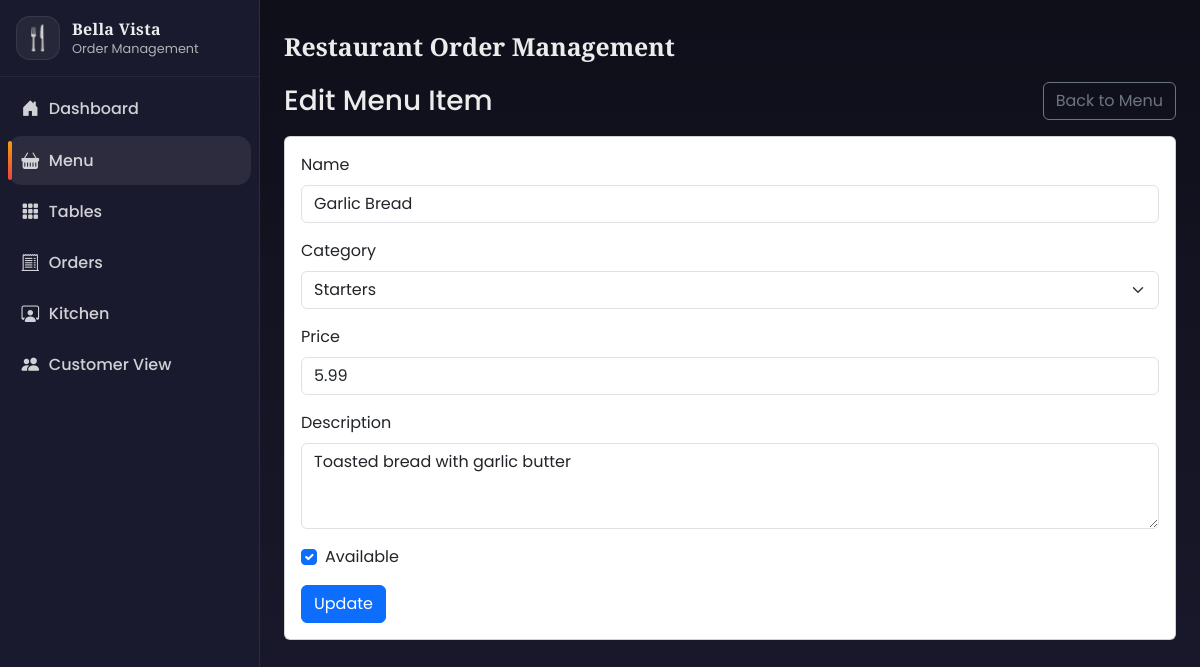
The page /menu/edit/2 on the database its author committed.
### models.py (models this page shows, shortened)
class MenuItem(db.Model):
    __tablename__ = "menu_item"
    id = db.Column(db.Integer, primary_key=True)
    name = db.Column(db.String(150), nullable=False)
    price = db.Column(db.Numeric(10, 2), nullable=False, default=Decimal("0.00"))
    description = db.Column(db.Text, nullable=True)
    category_id = db.Column(db.Integer, db.ForeignKey("category.id"), nullable=False)
    is_available = db.Column(db.Boolean, nullable=False, default=True)
    category = db.relationship("Category", back_populates="menu_items")
    order_items = db.relationship("OrderItem", back_populates="menu_item", cascade="all, delete-orphan")

class Category(db.Model):
    __tablename__ = "category"
    id = db.Column(db.Integer, primary_key=True)
    name = db.Column(db.String(100), unique=True, nullable=False)
    menu_items = db.relationship("MenuItem", back_populates="category", cascade="all, delete-orphan")

### app.py (the view, shortened to what this page needs)
@app.route("/menu/edit/<int:item_id>", methods=["GET", "POST"])
def menu_edit(item_id: int):
    item = MenuItem.query.get_or_404(item_id)
    categories = Category.query.order_by(Category.id).all()
    return render_template("menu_edit.html", item=item, categories=categories)

### app.py (called while the page is built)
@app.context_processor
def _jinja_helpers():
    return {"status_badge_class": status_badge_class}

### templates/menu_edit.html (shortened to what this page needs)
{% extends "base.html" %}
{% block content %}
  <div class="d-flex align-items-center justify-content-between mb-3">
    <h1 class="h3 mb-0">Edit Menu Item</h1>
    <a class="btn btn-outline-secondary" href="{{ url_for('menu') }}">Back to Menu</a>
  </div>
  <div class="card">
    <div class="card-body">
      <form method="post">
        <div class="mb-3">
          <label class="form-label" for="name">Name</label>
          <input id="name" name="name" type="text" class="form-control" value="{{ item.name }}" required />
        </div>
        <div class="mb-3">
          <label class="form-label" for="category_id">Category</label>
          <select id="category_id" name="category_id" class="form-select" required>
            {% for c in categories %}
              <option value="{{ c.id }}" {% if c.id == item.category_id %}selected{% endif %}>{{ c.name }}</option>
            {% endfor %}
          </select>
        </div>
        <div class="mb-3">
          <label class="form-label" for="price">Price</label>
          <input id="price" name="price" type="number" step="0.01" class="form-control" value="{{ item.price }}" required />
        </div>
        <div class="mb-3">
          <label class="form-label" for="description">Description</label>
          <textarea id="description" name="description" class="form-control" rows="3">{{ item.description or '' }}</textarea>
        </div>
        <div class="form-check mb-3">
          <input id="is_available" name="is_available" class="form-check-input" type="checkbox" {% if item.is_available %}checked{% endif %} />
          <label class="form-check-label" for="is_available">Available</label>
        </div>
        <button type="submit" class="btn btn-primary">Update</button>
      </form>
    </div>
  </div>
{% endblock %}

### static/style.css (style rules this page uses)
:root { --sidebar-width: 260px; --bg-0: #0f0f1a; --bg-1: #1a1a2e; --sidebar: #1a1a2e; --text: rgba(255, 255, 255, 0.92); --muted: rgba(255, 255, 255, 0.65); --muted-2: rgba(255, 255, 255, 0.4); --gold-0: #f59e0b; --gold-1: #ef4444; --glass: rgba(255, 255, 255, 0.05); --glass-border: rgba(255, 255, 255, 0.1); }
html, body { height: 100%; }
body { background: linear-gradient(180deg, var(--bg-0), var(--bg-1)); color: var(--text); font-family: Poppins, system-ui, -apple-system, Segoe UI, Roboto, Arial, sans-serif; }

### rows shown on the page
MenuItem: name "Garlic Bread", category_id "Starters", price "5.99", description "Toasted bread with garlic butter", is_available "☑"
